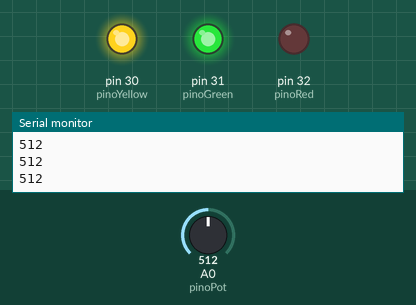
This sketch was run on a simulated Arduino Mega 2560, built with avr-gcc and run on an emulated ATmega2560. Shown: output pins drawn as LEDs (lit = HIGH), the last lines printed to the serial monitor. The test bench sets the inputs (shaded band); at power-on: A0 (pinoPot) = 512.

Above: at 1.2 s.
1.3 s: A0 (pinoPot) set to 670
2.8 s: A0 (pinoPot) set to 691
At 3.1 s:
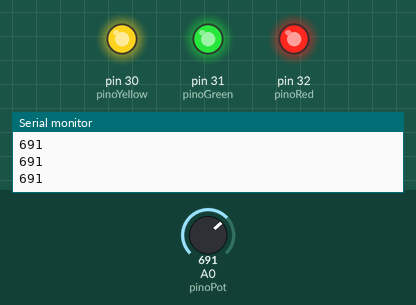
4.3 s: A0 (pinoPot) set to 330
At 5.5 s:
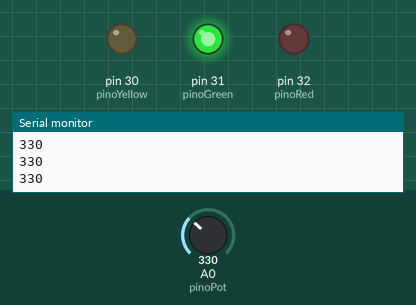
5.8 s: A0 (pinoPot) set to 357
At 6.5 s:
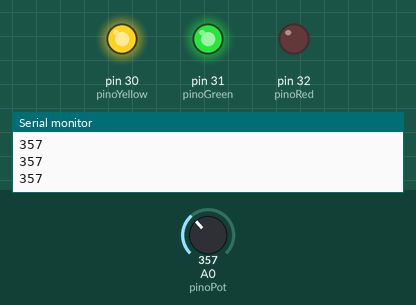
7.3 s: A0 (pinoPot) set to 306
At 7.8 s:
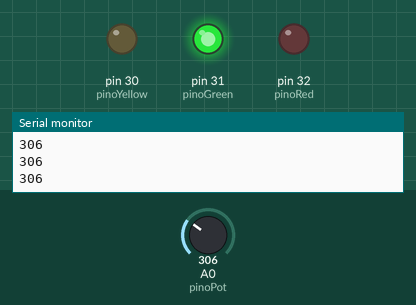
Timing chart, 0 to 9.8 s (numbered marks = the images above; inputs shaded):
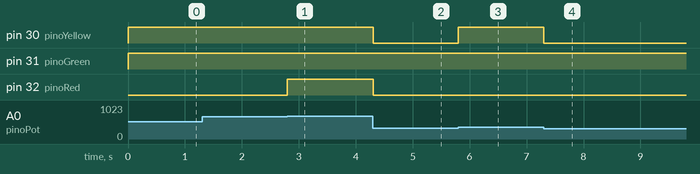

The sketch:

PotenciometroComunicaSerial.ino
```cpp
/*
Código de leitura em pino analógico: potenciômetro e LED
A frequência na qual o LED pisca depende da leitura de A0.
*/

int pinoPot = A0;   // pino de entrada do potenciômetro
int pinoGreen = 31;   // pino de saída no LED
int pinoYellow = 30;
int pinoRed = 32;
int valorPot = 0;   // variável c/ valor lido do potenciômetro
//int sensorValue;

void setup() {
  Serial.begin(9600);
  pinMode(pinoGreen, OUTPUT);   // declarando o pino do LED como saída (OUTPUT)
  pinMode(pinoYellow, OUTPUT);
  pinMode(pinoRed, OUTPUT);
}

void loop() {
  Serial.println(valorPot);        // imprime o valor lido:
  valorPot = analogRead(pinoPot);     // lendo o valor do sensor
  if (valorPot < 340){
    digitalWrite(pinoGreen, HIGH);
    digitalWrite(pinoYellow, LOW);
    digitalWrite(pinoRed, LOW);
  }
  else if (valorPot > 340 && valorPot < 680){
      digitalWrite(pinoGreen, HIGH);
      digitalWrite(pinoYellow, HIGH);
      digitalWrite(pinoRed, LOW);
  }
  else if (valorPot > 680){
        digitalWrite(pinoGreen, HIGH);
        digitalWrite(pinoYellow, HIGH);
        digitalWrite(pinoRed, HIGH);
   }
}
```

Measured:
- the behaviour switches between 680 and 681 on A0 (pinoPot) (found by bisection; images 0 and 1)
- the behaviour switches between 340 and 341 on A0 (pinoPot) (found by bisection; images 2 and 3)
- after the input at 2.8 s, pin 32 (pinoRed): LOW → HIGH at once
- after the input at 4.3 s, pin 30 (pinoYellow), pin 32 (pinoRed): HIGH → LOW at once
- after the input at 5.8 s, pin 30 (pinoYellow): LOW → HIGH at once
- after the input at 7.3 s, pin 30 (pinoYellow): HIGH → LOW at once
